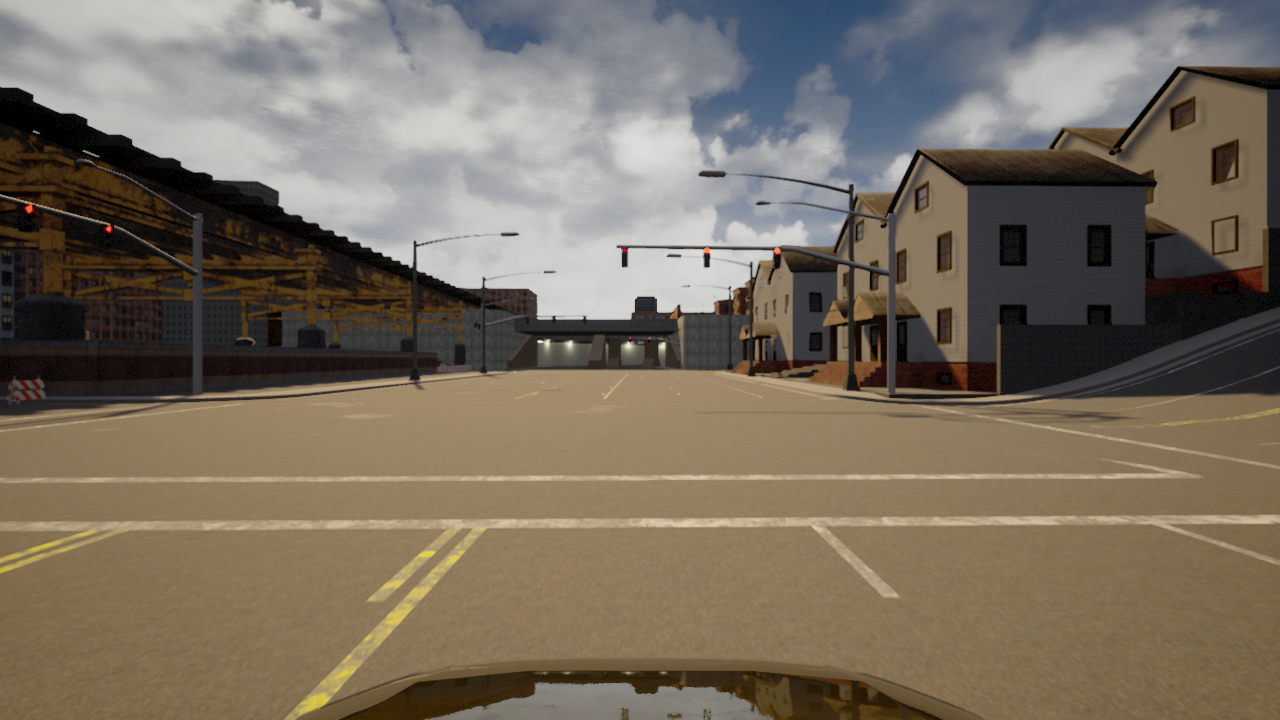
#> input picture fourtor/stop lane detection/3.png, 1280 x 720 px
$ python test2.py
#> lines starting #> are read from the running program, lines starting #| are printed output that depends on the picture
import cv2
import numpy as np
import matplotlib.pyplot as plt
import math
import copy
from scipy import ndimage

IMAGE_H = 350
IMAGE_W = 1280

src = np.float32([[0, IMAGE_H], [1280, IMAGE_H], [0, 0], [IMAGE_W, 0]])
dst = np.float32([[530, IMAGE_H], [730, IMAGE_H], [0, 0], [IMAGE_W, 0]])

M = cv2.getPerspectiveTransform(src, dst)
print(M)
#src를 dst로 변경할때 사용하는 행렬을 만드는 함수
Minv = cv2.getPerspectiveTransform(dst, src)
print(Minv)
#dst를 src로 변경할때 사용하는 행렬을 만드는 함수

img = cv2.imread('./3.png') # 이미지를 읽어온 후,
#> img is the input picture: shape (720, 1280, 3); mean B, G, R 96.3, 110.3, 120.3
img2 = copy.deepcopy(img)
img = cv2.cvtColor(img, cv2.COLOR_BGR2GRAY)
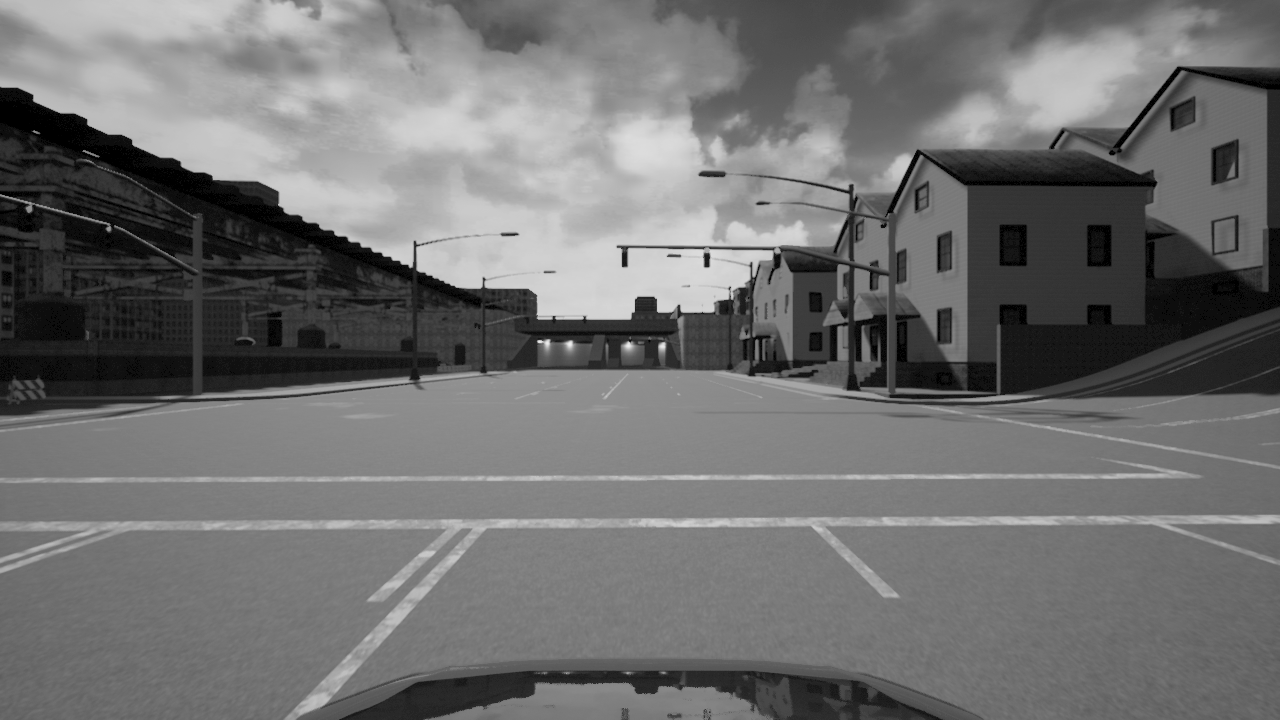
#> img: shape (720, 1280); min 0, max 238, mean 111.7
img3 = img2[370:720, 0:1280]
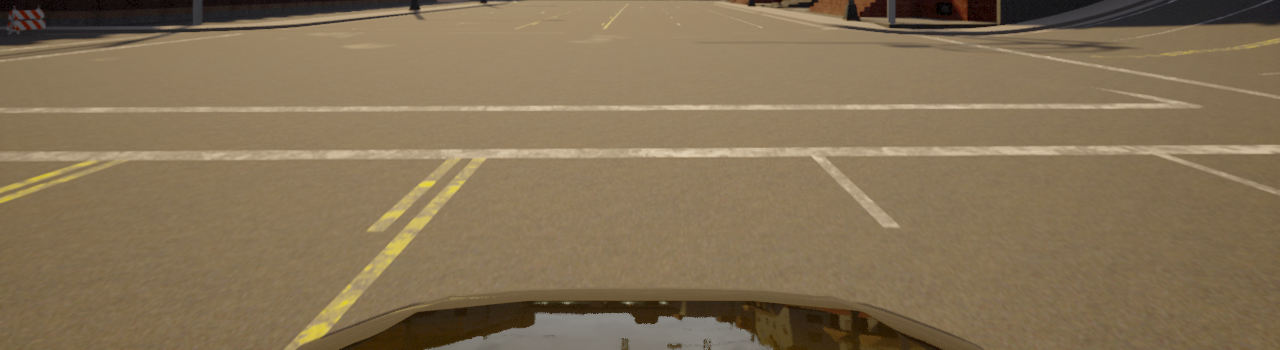
#> img3: shape (350, 1280, 3); mean B, G, R 85.7, 114, 133
blur = cv2.GaussianBlur(img,(5,5),0)
blur = blur[370:720, 0:1280] # 사진을 원하는 부분만큼 잘라서
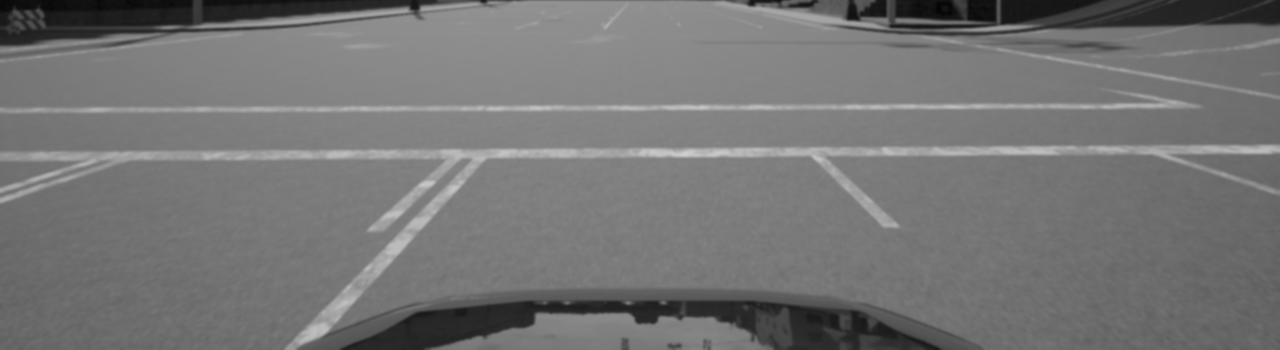
#> blur: shape (350, 1280); min 2, max 207, mean 116.5
warped_img = cv2.warpPerspective(blur, M, (IMAGE_W, IMAGE_H)) #함수에 적용
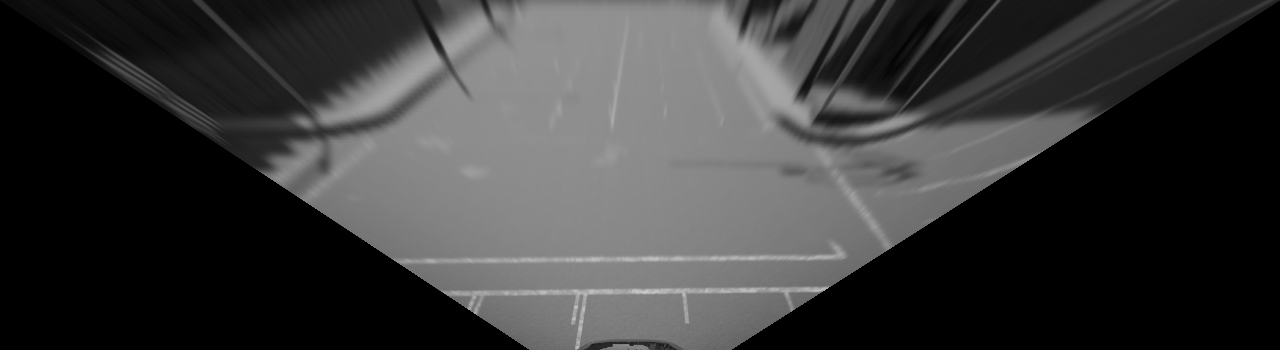
#> warped_img: shape (350, 1280); min 0, max 206, mean 57.3
back_img = cv2.warpPerspective(warped_img, Minv, (IMAGE_W, IMAGE_H))
plt.subplot(221)
plt.imshow(warped_img,cmap = 'gray')
plt.title('wpm'), plt.xticks([]), plt.yticks([])
plt.subplot(222)
plt.imshow(back_img,cmap = 'gray')
plt.title('og'), plt.xticks([]), plt.yticks([])
plt.subplot(223)
plt.imshow(img2,cmap = 'gray')
plt.title('og'), plt.xticks([]), plt.yticks([])
plt.show()
#> figure, not shown here; B, G, R data is drawn as R, G, B

$ run again, with fourtor/stop lane detection/1.png copied over fourtor/stop lane detection/3.png
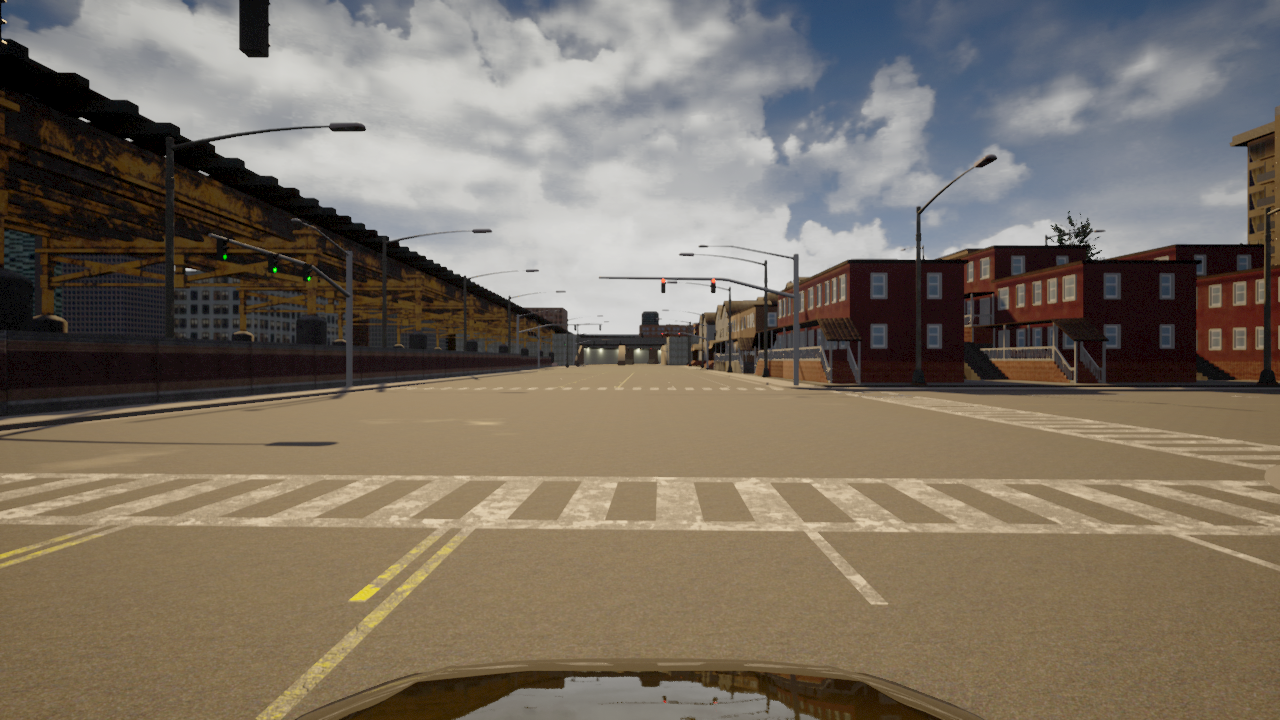
#> input picture fourtor/stop lane detection/1.png, 1280 x 720 px
#> img is the input picture: shape (720, 1280, 3); mean B, G, R 100.8, 113.5, 123.6
#> img: shape (720, 1280)
#> `blur = blur[370:720, 0:1280]`:
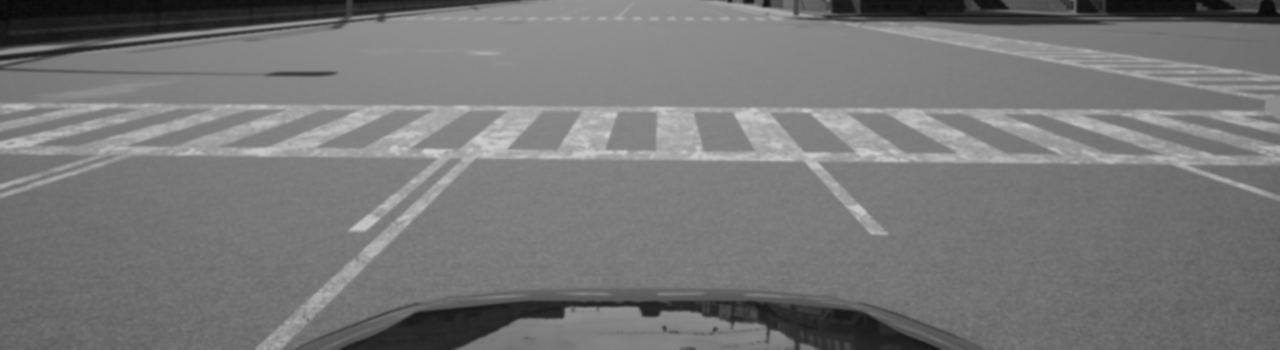
#> blur: shape (350, 1280); min 7, max 207, mean 118.9
#> `warped_img = cv2.warpPerspective(blur, M, (IMAGE_W, IMAGE_H))`:
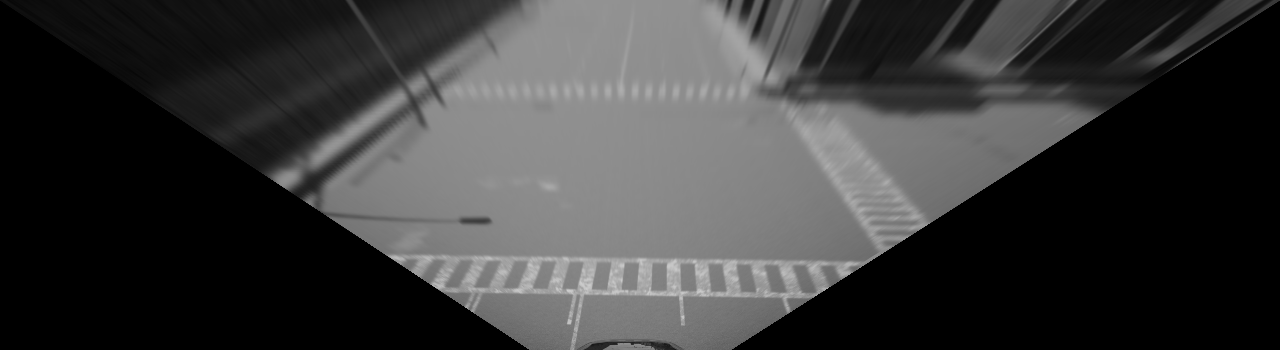
#> warped_img: shape (350, 1280); min 0, max 205, mean 57.2

$ run again, with fourtor/stop lane detection/2.png copied over fourtor/stop lane detection/3.png
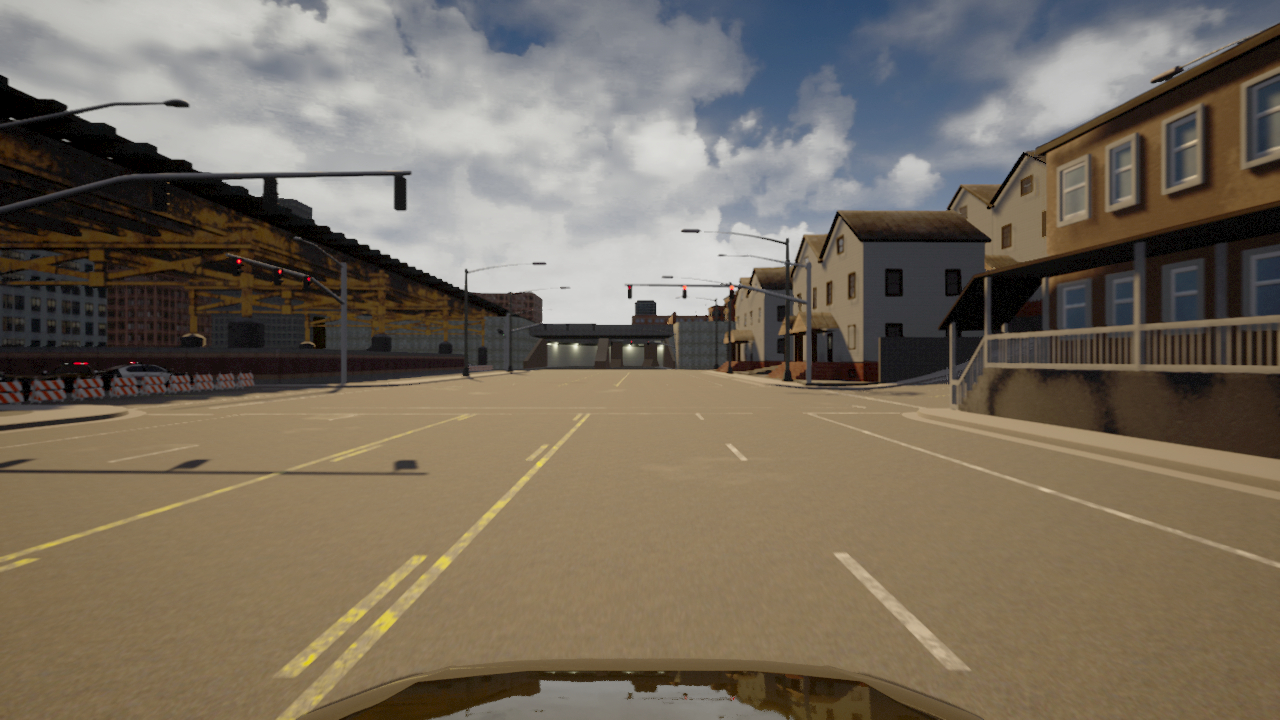
#> input picture fourtor/stop lane detection/2.png, 1280 x 720 px
#> img is the input picture: shape (720, 1280, 3); mean B, G, R 95.3, 109.5, 119.7
#> img: shape (720, 1280)
#> `blur = blur[370:720, 0:1280]`:
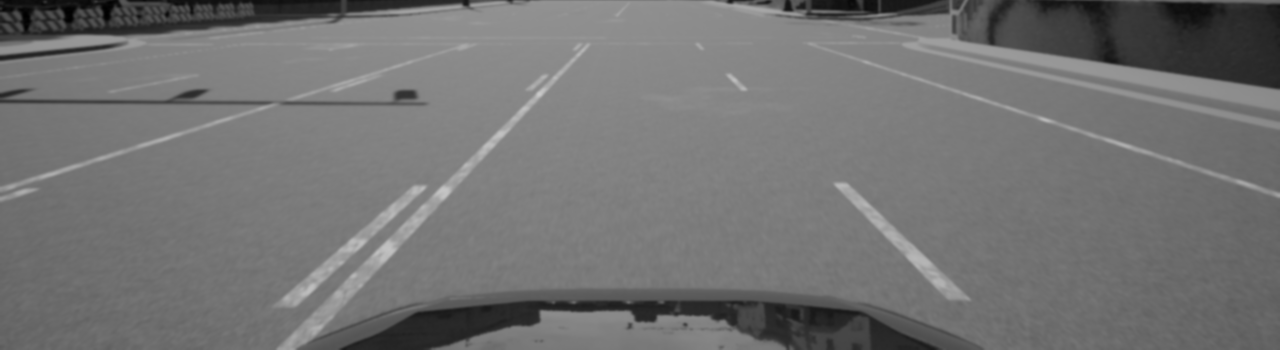
#> blur: shape (350, 1280); min 0, max 202, mean 114.5
#> `warped_img = cv2.warpPerspective(blur, M, (IMAGE_W, IMAGE_H))`:
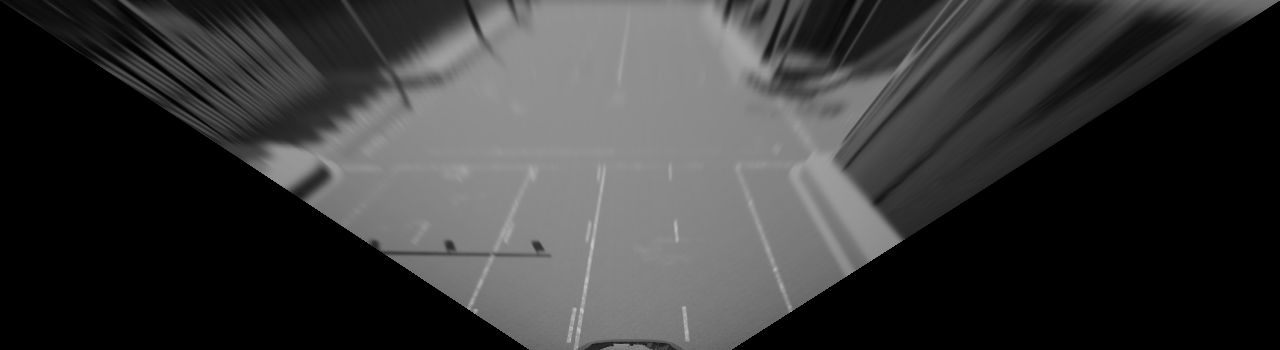
#> warped_img: shape (350, 1280); min 0, max 200, mean 56.8
